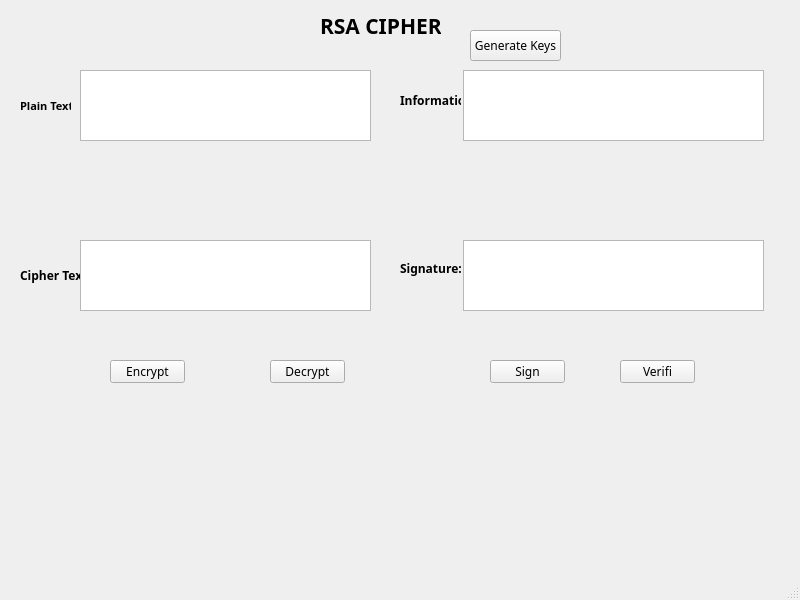
<?xml version="1.0" encoding="UTF-8"?>
<ui version="4.0">
 <class>MainWindow</class>
 <widget class="QMainWindow" name="MainWindow">
  <property name="geometry">
   <rect>
    <x>0</x>
    <y>0</y>
    <width>800</width>
    <height>600</height>
   </rect>
  </property>
  <property name="font">
   <font>
    <family>Microsoft PhagsPa</family>
   </font>
  </property>
  <property name="windowTitle">
   <string>MainWindow</string>
  </property>
  <widget class="QWidget" name="centralwidget">
   <widget class="QLabel" name="label">
    <property name="geometry">
     <rect>
      <x>20</x>
      <y>90</y>
      <width>51</width>
      <height>31</height>
     </rect>
    </property>
    <property name="font">
     <font>
      <pointsize>8</pointsize>
      <weight>75</weight>
      <bold>true</bold>
     </font>
    </property>
    <property name="text">
     <string>Plain Text:</string>
    </property>
   </widget>
   <widget class="QLabel" name="label_2">
    <property name="geometry">
     <rect>
      <x>20</x>
      <y>250</y>
      <width>61</width>
      <height>51</height>
     </rect>
    </property>
    <property name="font">
     <font>
      <family>Microsoft PhagsPa</family>
      <weight>75</weight>
      <bold>true</bold>
     </font>
    </property>
    <property name="text">
     <string>Cipher Text: </string>
    </property>
   </widget>
   <widget class="QLabel" name="label_3">
    <property name="geometry">
     <rect>
      <x>400</x>
      <y>90</y>
      <width>61</width>
      <height>21</height>
     </rect>
    </property>
    <property name="font">
     <font>
      <weight>75</weight>
      <bold>true</bold>
     </font>
    </property>
    <property name="text">
     <string>Information:</string>
    </property>
   </widget>
   <widget class="QLabel" name="label_4">
    <property name="geometry">
     <rect>
      <x>400</x>
      <y>260</y>
      <width>61</width>
      <height>16</height>
     </rect>
    </property>
    <property name="font">
     <font>
      <weight>75</weight>
      <bold>true</bold>
     </font>
    </property>
    <property name="text">
     <string>Signature:</string>
    </property>
   </widget>
   <widget class="QPushButton" name="btn_encrypt">
    <property name="geometry">
     <rect>
      <x>110</x>
      <y>360</y>
      <width>75</width>
      <height>23</height>
     </rect>
    </property>
    <property name="text">
     <string>Encrypt</string>
    </property>
   </widget>
   <widget class="QPushButton" name="btn_decrypt">
    <property name="geometry">
     <rect>
      <x>270</x>
      <y>360</y>
      <width>75</width>
      <height>23</height>
     </rect>
    </property>
    <property name="text">
     <string>Decrypt</string>
    </property>
   </widget>
   <widget class="QPushButton" name="btn_sign">
    <property name="geometry">
     <rect>
      <x>490</x>
      <y>360</y>
      <width>75</width>
      <height>23</height>
     </rect>
    </property>
    <property name="text">
     <string>Sign</string>
    </property>
   </widget>
   <widget class="QPushButton" name="btn_verify">
    <property name="geometry">
     <rect>
      <x>620</x>
      <y>360</y>
      <width>75</width>
      <height>23</height>
     </rect>
    </property>
    <property name="text">
     <string>Verifi</string>
    </property>
   </widget>
   <widget class="QTextEdit" name="textEdit">
    <property name="geometry">
     <rect>
      <x>80</x>
      <y>70</y>
      <width>291</width>
      <height>71</height>
     </rect>
    </property>
   </widget>
   <widget class="QTextEdit" name="textEdit_2">
    <property name="geometry">
     <rect>
      <x>80</x>
      <y>240</y>
      <width>291</width>
      <height>71</height>
     </rect>
    </property>
   </widget>
   <widget class="QTextEdit" name="textEdit_3">
    <property name="geometry">
     <rect>
      <x>463</x>
      <y>70</y>
      <width>301</width>
      <height>71</height>
     </rect>
    </property>
   </widget>
   <widget class="QTextEdit" name="textEdit_4">
    <property name="geometry">
     <rect>
      <x>463</x>
      <y>240</y>
      <width>301</width>
      <height>71</height>
     </rect>
    </property>
   </widget>
   <widget class="QLabel" name="label_5">
    <property name="geometry">
     <rect>
      <x>320</x>
      <y>10</y>
      <width>121</width>
      <height>31</height>
     </rect>
    </property>
    <property name="font">
     <font>
      <family>Microsoft PhagsPa</family>
      <pointsize>16</pointsize>
      <weight>75</weight>
      <bold>true</bold>
     </font>
    </property>
    <property name="text">
     <string>RSA CIPHER</string>
    </property>
   </widget>
   <widget class="QPushButton" name="btn_gen_keys">
    <property name="geometry">
     <rect>
      <x>470</x>
      <y>30</y>
      <width>91</width>
      <height>31</height>
     </rect>
    </property>
    <property name="text">
     <string>Generate Keys</string>
    </property>
   </widget>
  </widget>
  <widget class="QMenuBar" name="menubar">
   <property name="geometry">
    <rect>
     <x>0</x>
     <y>0</y>
     <width>800</width>
     <height>22</height>
    </rect>
   </property>
  </widget>
  <widget class="QStatusBar" name="statusbar"/>
 </widget>
 <resources/>
 <connections/>
</ui>
